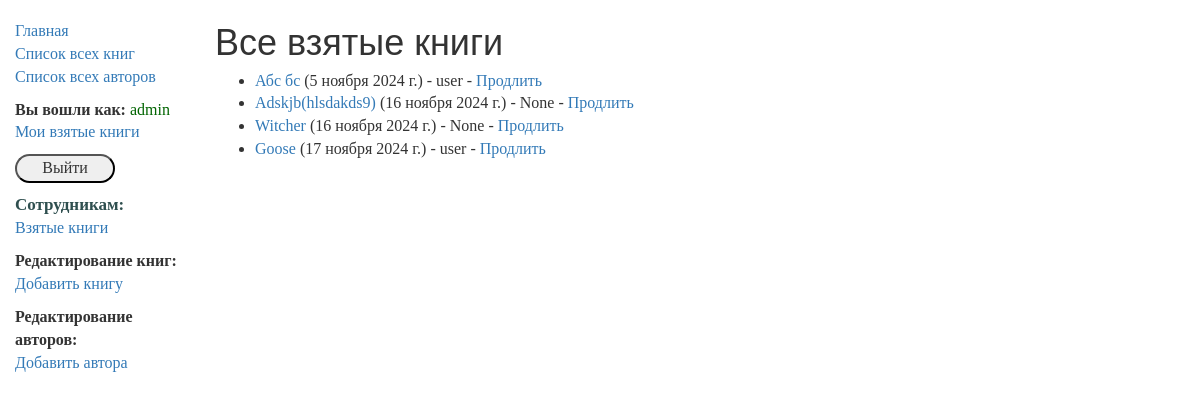
The page /catalog/borrowed/ (signed in) on the database as committed earlier.
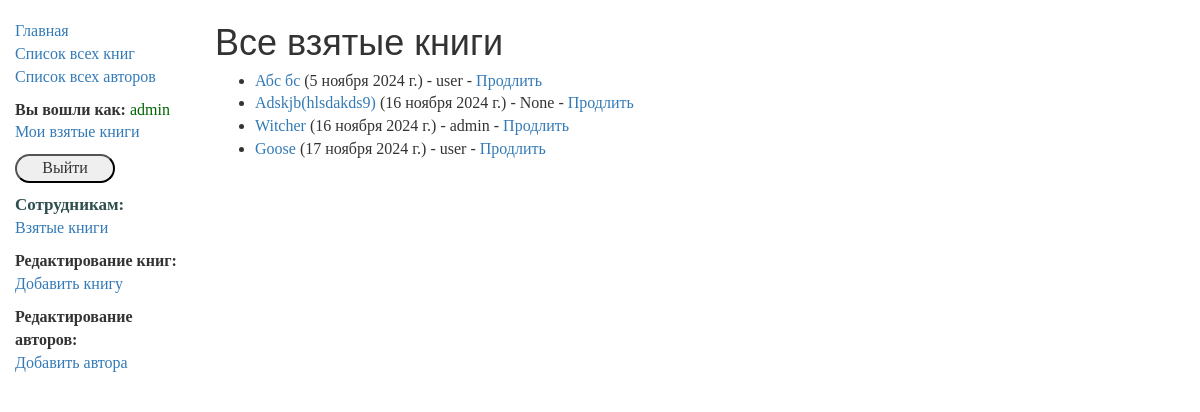
The same page on the database as committed later.
### catalog/models.py (models this page shows, shortened)
class BookInstance(models.Model):
    id = models.UUIDField(primary_key=True, default=uuid.uuid4,
                          help_text="Unique ID for this particular book across the whole library")
    book = models.ForeignKey('Book', on_delete=models.SET_NULL, null=True)
    imprint = models.CharField(max_length=200)
    due_back = models.DateField(null=True, blank=True)
    LOAN_STATUS = (
        ('m', 'Maintenance'),
        ('o', 'On loan'),
        ('a', 'Available'),
        ('r', 'Reserved')
    )
    borrower = models.ForeignKey(User,on_delete=models.SET_NULL, null=True, blank=True)
    @property
    def is_overdue(self):
        if self.due_back and date.today() > self.due_back:
            return True
        return False
    status = models.CharField(max_length=1, choices=LOAN_STATUS, blank=True, default='m',
                              help_text="Book availability")
    class Meta:
        ordering = ['due_back']
        permissions = (("can_mark_returned", "Set book as returned"),)

class Book(models.Model):
    title = models.CharField(max_length=200)
    author = models.ForeignKey('Author', on_delete=models.SET_NULL, null=True)
    summary = models.TextField(max_length=1000, help_text="Enter a brief description of the book")
    isbn = models.CharField('ISBN', max_length=13, help_text='13 Character <a href="https://www.isbn-international.org/content/what-isbn">ISBN number</a>')
    genre = models.ManyToManyField(Genre, help_text="Select a genre for this book")
    def display_genre(self):
        return ','.join([ genre.name for genre in self.genre.all()[:3]])
    display_genre.short_description = 'Genre'

### catalog/views.py (the view)
class BorrowedBooksListView(PermissionRequiredMixin, ListView):
    model = BookInstance
    template_name = 'catalog/borrowed_books_list.html'
    context_name = 'all-borrowed'
    permission_required = 'catalog.can_mark_returned'
    def get_queryset(self):
        return BookInstance.objects.filter(status__exact='o').order_by('due_back')

### catalog/templates/catalog/borrowed_books_list.html
{% extends "base_generic.html" %}
{% block content %}
    <h1>Все взятые книги</h1>
    {% if bookinstance_list %}
    <ul>
      {% for bookinst in bookinstance_list %}
      <li class="{% if bookinst.is_overdue %}text-danger{% endif %}">
        <a href="{% url 'book-detail' bookinst.book.pk %}">{{bookinst.book.title}}</a> ({{ bookinst.due_back }}) {% if user.is_staff %}- {{ bookinst.borrower }}{% endif %} {% if perms.catalog.can_mark_returned %}- <a href="{% url 'renew-book-librarian' bookinst.id %}">Продлить</a>  {% endif %}
      </li>
      {% endfor %}
    </ul>
    {% else %}
      <p>Книги не взяты.</p>
    {% endif %}
{% endblock %}

Rows that differ between the two databases and show on the page:
changed BookInstance "Witcher": borrower "None" → "admin"
